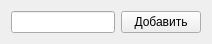
<?xml version="1.0" encoding="UTF-8"?>
<ui version="4.0">
 <class>AddTextWidget</class>
 <widget class="QWidget" name="AddTextWidget">
  <property name="geometry">
   <rect>
    <x>0</x>
    <y>0</y>
    <width>212</width>
    <height>40</height>
   </rect>
  </property>
  <property name="windowTitle">
   <string>Form</string>
  </property>
  <layout class="QHBoxLayout" name="horizontalLayout">
   <item>
    <widget class="QLineEdit" name="textEdit"/>
   </item>
   <item>
    <widget class="QPushButton" name="addButton">
     <property name="text">
      <string>Добавить</string>
     </property>
    </widget>
   </item>
  </layout>
 </widget>
 <resources/>
 <connections/>
</ui>
